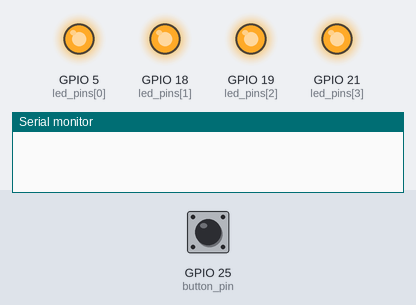
Recording of a program running on a simulated ESP32. On the bench: output pins drawn as LEDs (lit = HIGH), the last lines printed to the serial monitor. Inputs (shaded band) come from the test bench; at power-on: GPIO 25 (button_pin) HIGH.

Above: at 1.2 s.
1.3 s: GPIO 25 (button_pin) pulled LOW for 0.15 s
At 2.2 s:
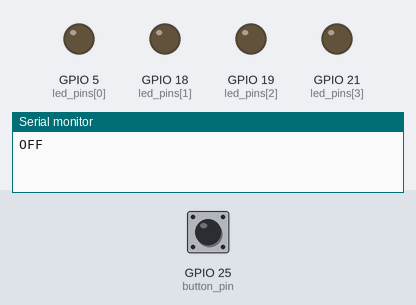
2.9 s: GPIO 25 (button_pin) pulled LOW for 1 s
At 3.3 s:
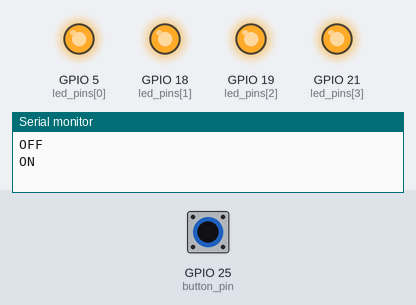
5.4 s: GPIO 25 (button_pin) pulled LOW for 3.2 s
At 6.4 s:
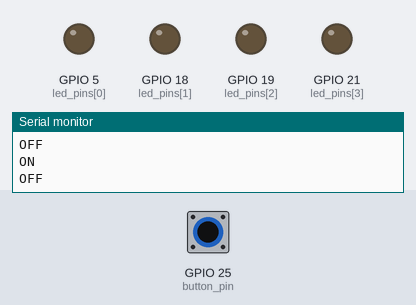
Timing chart, 0 to 8.4 s (numbered marks = the images above; inputs shaded):
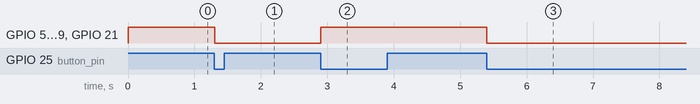

The program:

main.cpp
```cpp
// connect one LED for each pin 5, 18, 19, 21 and add resistors connecting to GND
// add push button connected to pin 25 and the other side is connected to GND
#include <Arduino.h>

const int led_pins[4] = {5, 18, 19, 21};
const int button_pin = 25;

bool led_state = HIGH;
bool last_button_state = HIGH;

void setup() {
  Serial.begin(115200);

  for (int i = 0; i < 4; i++) {
    pinMode(led_pins[i], OUTPUT);
    digitalWrite(led_pins[i], LOW);
  }

  pinMode(button_pin, INPUT_PULLUP);
}

void loop() {
  bool current_button_state = digitalRead(button_pin);

  if(last_button_state == HIGH && current_button_state == LOW){
    led_state = !led_state;
    Serial.println(led_state ? "ON" : "OFF");
  }

  for(int i = 0; i < 4; i++){
      digitalWrite(led_pins[i], led_state);
    }

  last_button_state = current_button_state;
  delay(10);
}
```

Measured:
- after the input at 1.3 s, GPIO 5 (led_pins[0]), GPIO 18 (led_pins[1]), GPIO 19 (led_pins[2]), GPIO 21 (led_pins[3]): HIGH → LOW at once
- after the input at 2.9 s, GPIO 5 (led_pins[0]), GPIO 18 (led_pins[1]), GPIO 19 (led_pins[2]), GPIO 21 (led_pins[3]): LOW → HIGH at once
- after the input at 5.4 s, GPIO 5 (led_pins[0]), GPIO 18 (led_pins[1]), GPIO 19 (led_pins[2]), GPIO 21 (led_pins[3]): HIGH → LOW at once
